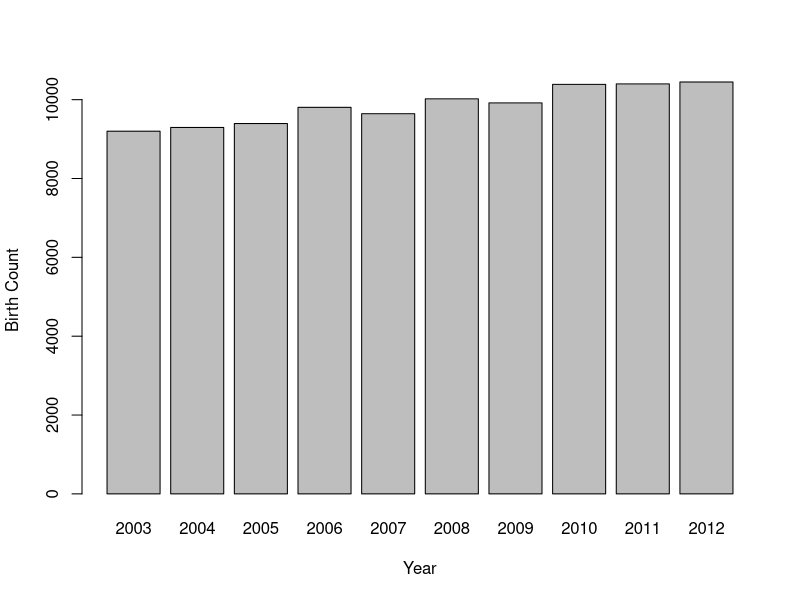
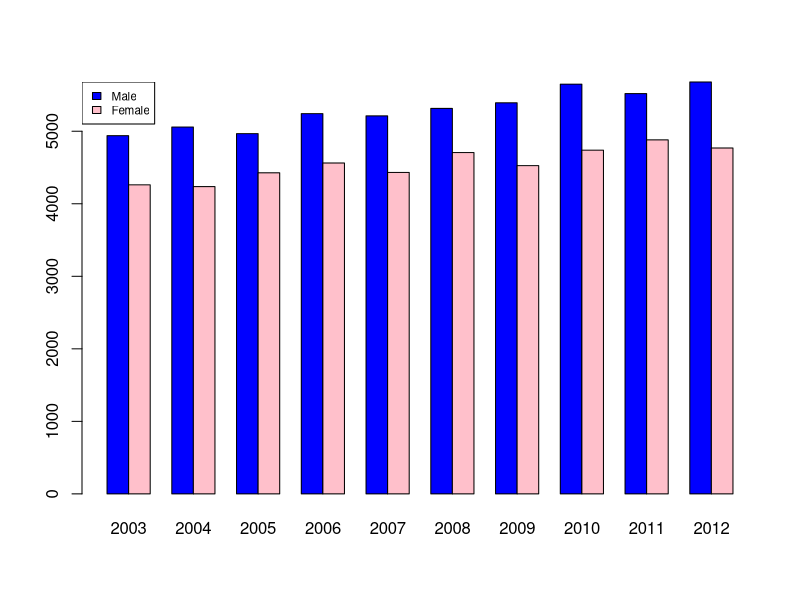
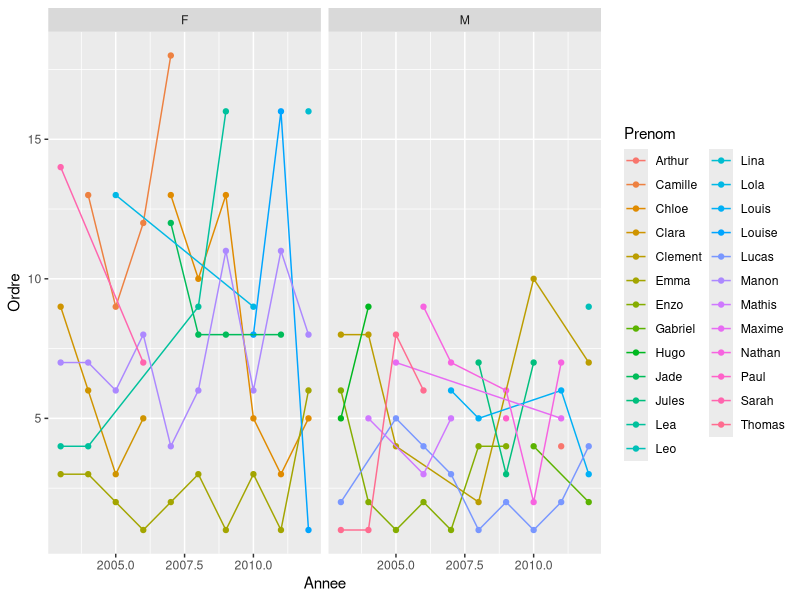
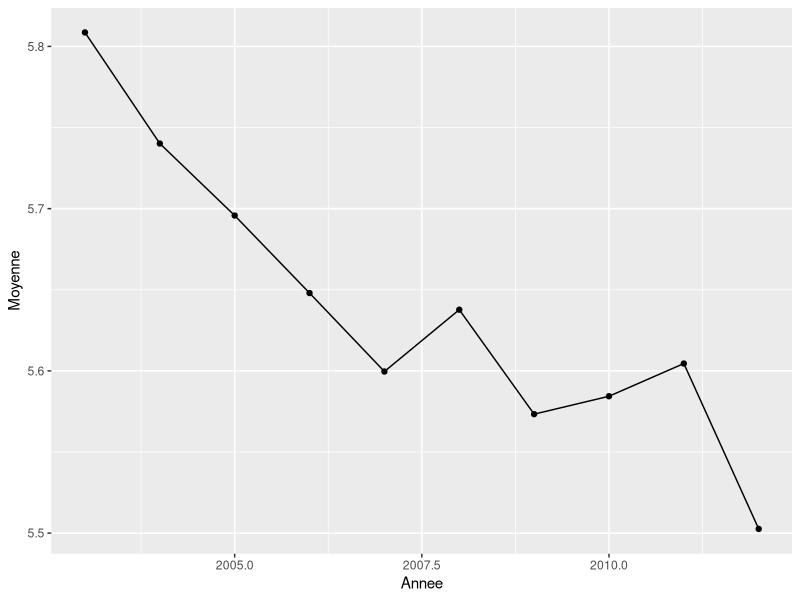
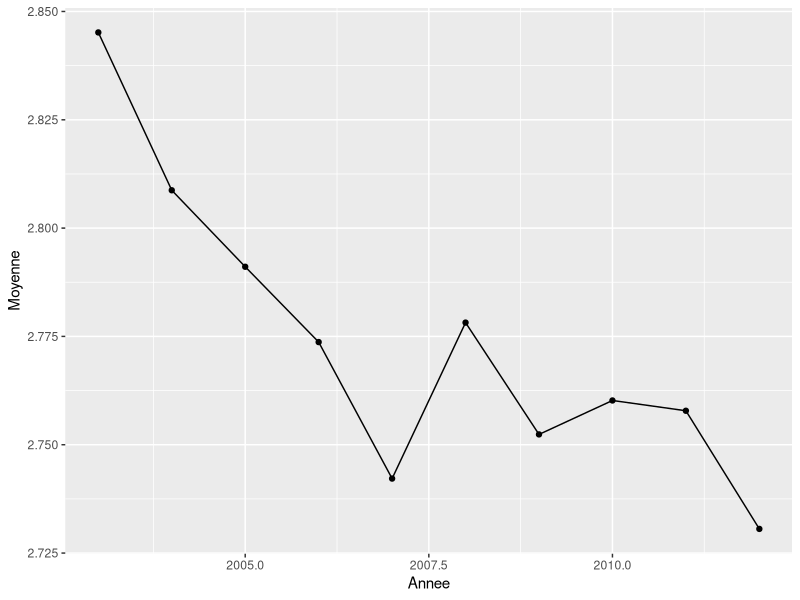
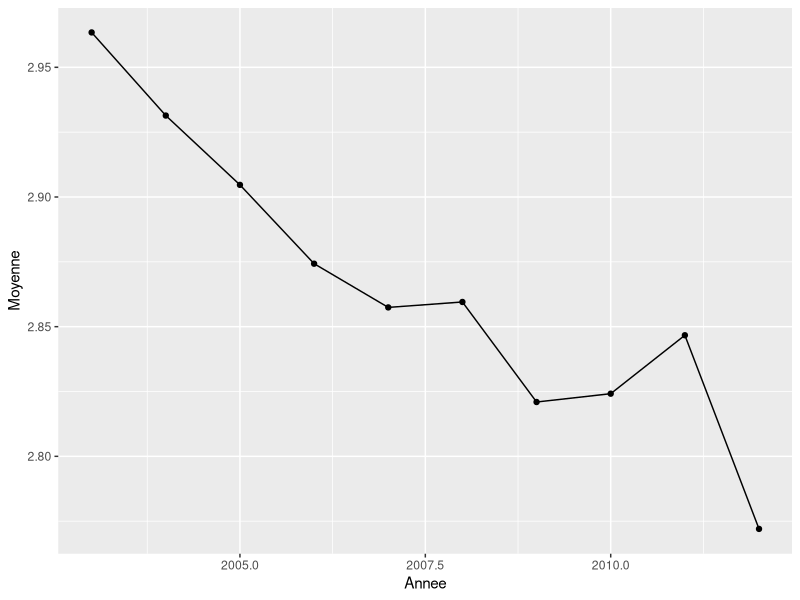

These figures' R source, in order: (Note: this script raises an error after producing the figures.)
install.packages("ggplot2")  
library(ggplot2)
library(dplyr) 
library(patchwork)

data = read.csv("prenoms.csv", sep=";")

a=aggregate(data$Nombre,list(data$Annee), sum)
x11()
barplot(a$x, names.arg=a$Group, xlab="Year", ylab="Birth Count")

male = aggregate(data$Nombre[data$Sexe=="M"], list(data$Annee[data$Sexe=="M"]), sum)
female = aggregate(data$Nombre[data$Sexe=="F"], list(data$Annee[data$Sexe=="F"]), sum)
values = matrix(c(male$x, female$x), nrow=2, ncol=length(male$Group), byrow=TRUE)
x11()
barplot(values, names.arg=male$Group, col=c("blue","pink"), beside=TRUE)
legend("topleft", c("Male","Female"), cex=0.7, fill=c("blue","pink"))


c("Mateo","Yacine") %in% data$Prenom    # TRUE TRUE


top_5 = data  %>% group_by(Annee,Sexe) %>% slice_min(Ordre, n=5)
ggplot(top_5, aes(x=Annee, y=Ordre, color = Prenom)) + geom_point() +geom_line() + facet_wrap(~Sexe)


total = aggregate(data$Nombre, list(data$Prenom), sum)
head(total[order(total$x, decreasing=TRUE),],10) 

result = data %>%
  group_by(Annee) %>%
  mutate(NbLettres = nchar(Prenom)) %>%
  summarize(Moyenne=mean(NbLettres))
ggplot(result, aes(x = Annee, y = Moyenne)) + geom_line() + geom_point()

avg_vowel = data %>% group_by(Annee) %>%
  mutate(NbLettres=nchar(gsub("[^aeiouy]","",Prenom, ignore.case=TRUE))) %>%
  summarize(Moyenne=mean(NbLettres))
ggplot(avg_vowel, aes(x = Annee, y = Moyenne)) + geom_line() + geom_point()
  
avg_consonant = data %>% group_by(Annee) %>%
  mutate(NbLettres=nchar(gsub("[aeiouy]","",Prenom, ignore.case=TRUE))) %>%
  summarize(Moyenne=mean(NbLettres))
ggplot(avg_consonant, aes(x = Annee, y = Moyenne)) + geom_line() + geom_point()

nb_compose = data %>% group_by(Annee) %>% 
  mutate(Compose=nchar(gsub("[^-]","",Prenom, ignore.case=TRUE))*Nombre) %>%
  summarize(Nombre=sum(Compose))

births_by_year_T <- data %>% 
  group_by(Annee) %>%
  aggregate(Nombre, list(Prenom), sum)

p2 <-ggplot(nb_compose, aes(x = Annee, y = Nombre)) + geom_line() + geom_point()





#Paris

data= read.csv("prenomsParis.csv", sep=";")

a=aggregate(data$Nombre,list(data$Annee), sum)
x11()
barplot(a$x, names.arg=a$Group, xlab="Year", ylab="Birth Count")

male = aggregate(data$Nombre[data$Sexe=="M"], list(data$Annee[data$Sexe=="M"]), sum)
female = aggregate(data$Nombre[data$Sexe=="F"], list(data$Annee[data$Sexe=="F"]), sum)
values = matrix(c(male$x, female$x), nrow=2, ncol=length(male$Group), byrow=TRUE)
x11()
barplot(values, names.arg=male$Group, col=c("blue","pink"), beside=TRUE)
legend("topleft", c("Male","Female"), cex=0.7, fill=c("blue","pink"))


c("Mateo","Yacine") %in% data$Prenom    # TRUE TRUE


top_5 = data  %>% group_by(Annee,Sexe) %>% slice_max(Nombre, n=5)
ggplot(top_5, aes(x=Annee, y=Nombre, color = Prenom)) + geom_point() +geom_line() + facet_wrap(~Sexe)


total = aggregate(data$Nombre, list(data$Prenom), sum)
head(total[order(total$x, decreasing=TRUE),],10) 

result = data %>%
  group_by(Annee) %>%
  mutate(NbLettres = nchar(Prenom)) %>%
  summarize(Moyenne=mean(NbLettres))
ggplot(result, aes(x = Annee, y = Moyenne)) + geom_line() + geom_point()

avg_vowel = data %>% group_by(Annee) %>%
  mutate(NbLettres=nchar(gsub("[^aeiouy]","",Prenom, ignore.case=TRUE))) %>%
  summarize(Moyenne=mean(NbLettres))
ggplot(avg_vowel, aes(x = Annee, y = Moyenne)) + geom_line() + geom_point()

avg_consonant = data %>% group_by(Annee) %>%
  mutate(NbLettres=nchar(gsub("[aeiouy]","",Prenom, ignore.case=TRUE))) %>%
  summarize(Moyenne=mean(NbLettres))
ggplot(avg_consonant, aes(x = Annee, y = Moyenne)) + geom_line() + geom_point()

nb_compose = data %>% group_by(Annee) %>% 
  mutate(Compose=nchar(gsub("[^-]","",Prenom, ignore.case=TRUE))*Nombre) %>%
  summarize(Nombre=sum(Compose))
p1 <- ggplot(nb_compose, aes(x = Annee, y = Nombre)) + geom_line() + geom_point()

p1 + p2
